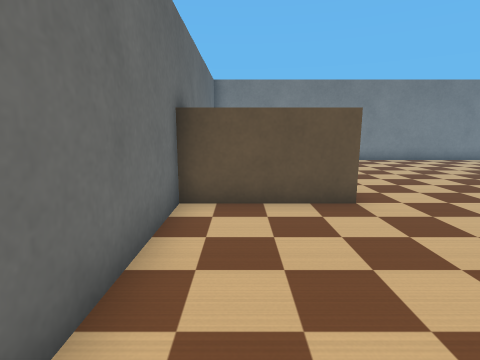
view 1 (above)

17 first-person views from a walk through a Webots world. The camera is 0.39 m above the floor, tilts 10° down and sees 80° across. The floor is counted in squares, 0.25 m on a side. Each view is taken from the middle of a square. On the plan, view 1 faces up. The plan holds only what a view shows up to about 14 squares ahead; the rest is blank. The robots in the file are not drawn. Webots' stock objects and surfaces are drawn as simple stand-ins.

view 2
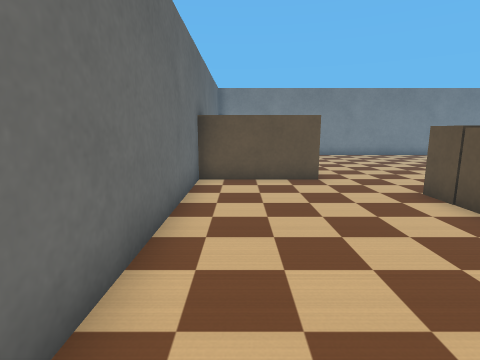

view 3
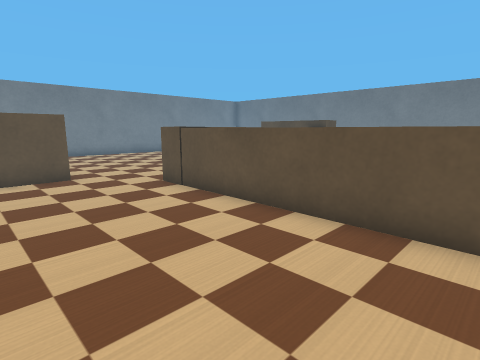

view 4
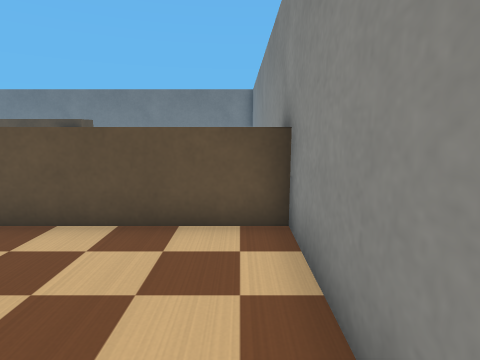

view 5
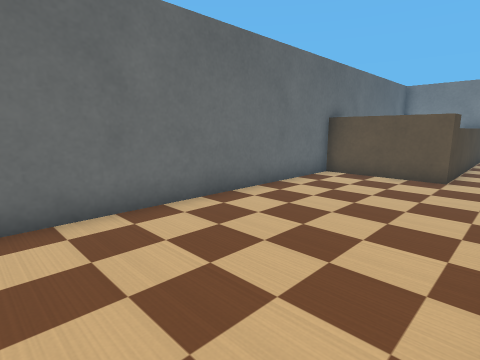

view 6
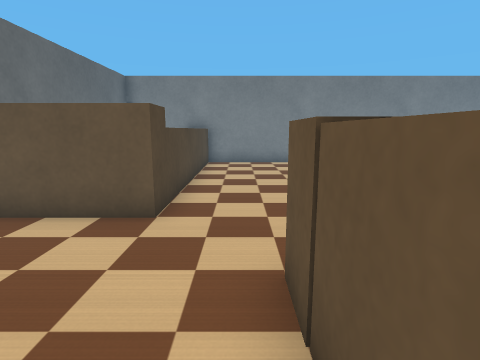

view 7
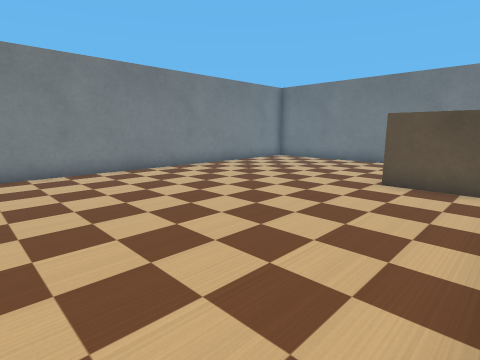

view 8
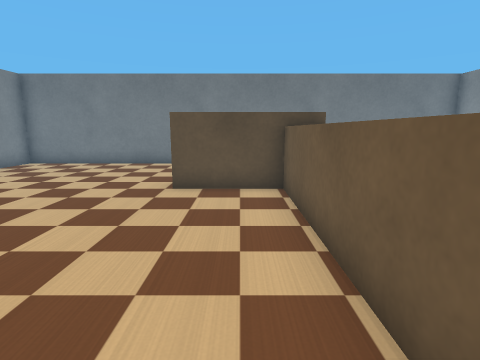

view 9
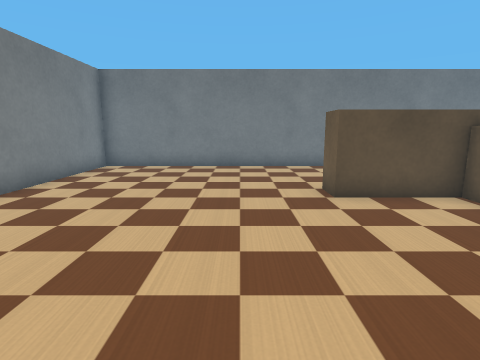

view 10
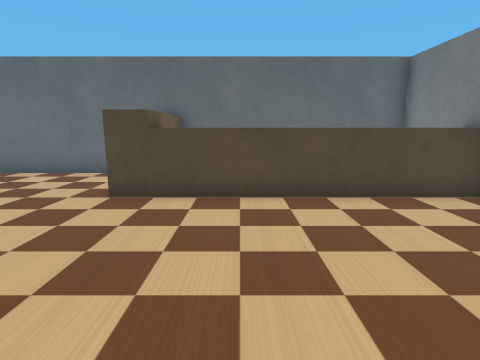

view 11
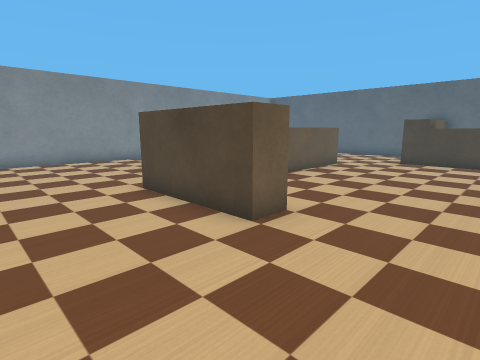

view 12
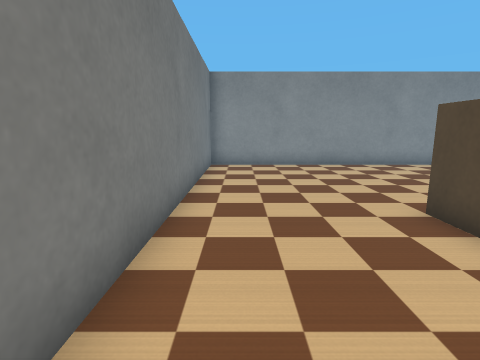

view 13
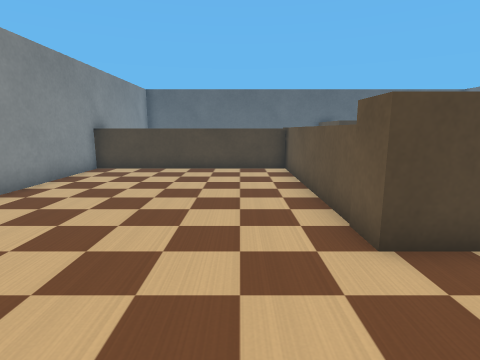

view 14
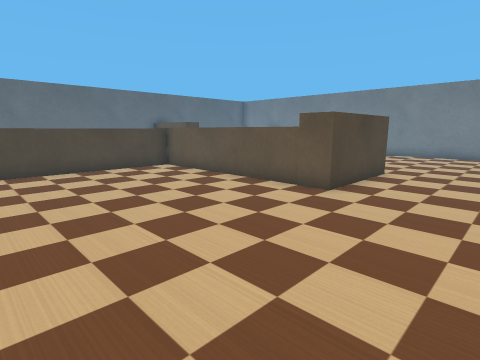

view 15
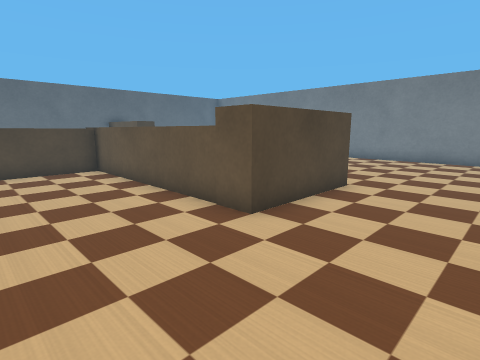

view 16
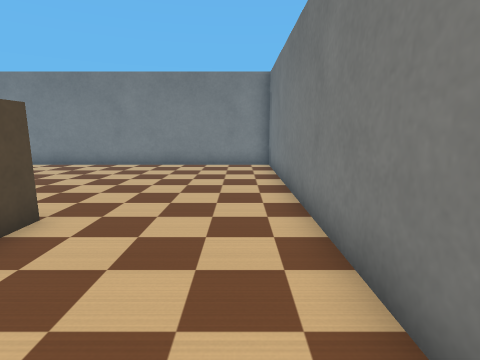

view 17
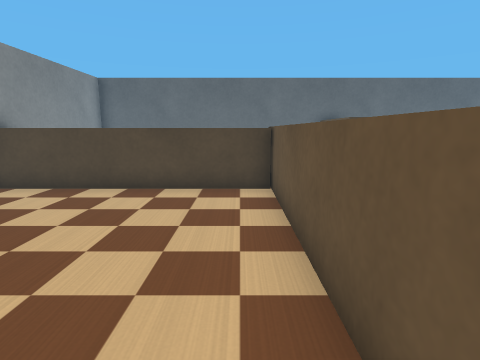

### Floor plan
Ten units are one square. View 1 is at (0, 0); x grows to the right and y downward. Boxes are objects, and circles mark ways between rooms. Rooms are numbered by the first view taken in them; rooms with no view inside come last. Other rooms are left out.
<svg viewBox="-20 -154 208 208">
<path fill="none" stroke="#000" d="M-13 -56 -13 48 49 48M14 -148 -13 -148 -13 -74M45 49 45 -38M183 -44 183 -148 14 -148M45 -38 125 -38M25 -149 25 -69M49 48 183 48 183 -44M125 -28 44 -28M55 -29 55 49"/>
<rect x="-15" y="-75" width="40" height="20" fill="#bbb"><title>cardboard box</title></rect>
<rect x="125" y="-75" width="10" height="50" fill="#bbb"><title>cardboard box</title></rect>
<circle cx="35" cy="-55" r="3" fill="#2a7"/>
<circle cx="150" cy="-35" r="3" fill="#2a7"/>
<text x="20" y="-20">1</text>
<text x="100" y="-100">2</text>
<text x="120" y="10">3</text>
</svg>
Room 1 opens to room 2. Room 2 opens to room 3.

Where each view was taken, in squares from view 1:
view 1: 0 up, 0 right, facing up
view 2: 3 down, 0 right, facing up
view 3: 4 down, 0 right, facing up-right
view 4: 4 down, 0 right, facing right
view 5: 4 down, 4 right, facing up-left
view 6: 1 up, 4 right, facing up
view 7: 4 up, 4 right, facing up-right
view 8: 5 up, 5 right, facing right
view 9: 9 up, 6 right, facing right
view 10: 9 up, 9 right, facing left
view 11: 10 up, 17 right, facing down-left
view 12: 8 up, 17 right, facing down
view 13: 1 up, 17 right, facing left
view 14: 4 down, 17 right, facing up-left
view 15: 1 down, 17 right, facing up-left
view 16: 2 up, 17 right, facing up
view 17: 2 up, 13 right, facing left
